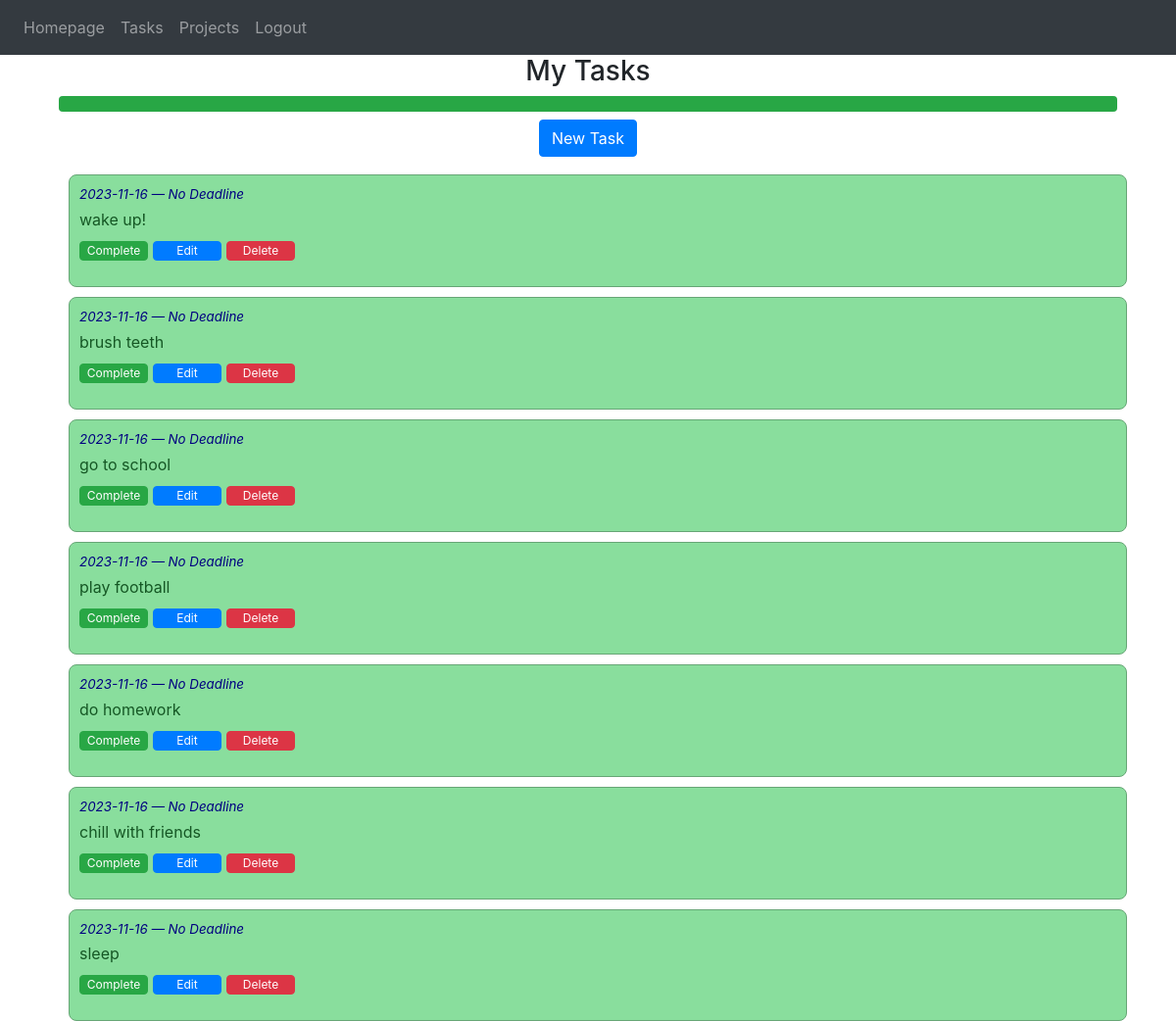
The page /tasks (signed in) on the database its author committed.
### website/models.py (models this page shows)
class Task(db.Model):
    id = db.Column(db.Integer, primary_key=True)
    assignee = db.Column(db.String(120))
    description = db.Column(db.String(9999))
    start_date = db.Column(db.DateTime(timezone=True), default=func.now)
    deadline = db.Column(db.DateTime(timezone=True), default=func.now)
    project_id = db.Column(db.Integer, db.ForeignKey('project.id'), nullable=False)
    completed = db.Column(db.Boolean, default=False)

### website/auth.py (the view)
@auth.route('/tasks')
@login_required
def tasks():
    def_project = get_default_project()
    tasks = def_project.tasks
    tasks.sort(key=lambda t: (not t.completed, t.id)) # sort tasks by 1: completion, 2: id
    total_tasks = len(tasks)
    completed_tasks = sum(1 for task in tasks if task.completed)
    progress_percentage = (completed_tasks / total_tasks) * 100 if total_tasks > 0 else 0
    return render_template('tasks.html', user=current_user, project=def_project, tasks=tasks, progress_percentage=progress_percentage)

### website/__init__.py (called while the page is built)
def create_app(testing=False):
    app = Flask(__name__)
    app.config['SECRET_KEY'] = 'abcd'
    app.config['SQLALCHEMY_DATABASE_URI'] = f'sqlite:///{DB_NAME}'
    if testing:
        app.config['SQLALCHEMY_DATABASE_URI'] = f'sqlite:///{TEST_DB_NAME}'
    db.init_app(app)
    from .views import views
    from .auth import auth
    app.register_blueprint(views, url_prefix='/')
    app.register_blueprint(auth, url_prefix='/')
    from .models import User, Task, Project
    with app.app_context():
        db.create_all()
    login_manager = LoginManager()
    login_manager.login_view = 'auth.login'
    login_manager.init_app(app)
    @login_manager.user_loader
    def load_user(id):
        return User.query.get(int(id))
    return app

### website/auth.py (called while the page is built)
def get_default_project():
    return Project.query.filter(Project.users.any(id=current_user.id), Project.is_default).first()

### website/templates/tasks.html (shortened to what this page needs)
{% extends "base.html" %}
{% block content %}
<h3 align="center">My Tasks</h3>
<div class="container">
    <div class="progress">
        <div id="progress-bar" class="progress-bar {% if progress_percentage == 100 %}bg-success{% endif %}" role="progressbar"
        style="width: {{ progress_percentage }}%;" aria-valuenow="{{ progress_percentage }}" aria-valuemin="0" aria-valuemax="100"></div>
    </div>
    <div align="center">
        <a class="nav-item nav-link" href="{{ url_for('auth.new_task', project_id=project.id) }}">
            <button class="btn btn-primary">New Task</button>
        </a>
    </div>
    <div class="tasks-container">
        {% for task in tasks %}
            <div class="task-box {% if task.completed %}task-completed{% endif %}">
                <p class="task-dates">{{ task.start_date.strftime('%Y-%m-%d') }} &mdash;
                    {% if task.deadline.strftime('%Y-%m-%d') == '9999-12-31' %}
                    No Deadline
                    {% else %}
                    {{ task.deadline.strftime('%Y-%m-%d') }}
                    {% endif %}
                </p>
                <p class="task-description">{{ task.description or "No description available" }}</p>
                <div class="task-actions">
                    <form action="{{ url_for('auth.complete_task', project_id=project.id, task_id=task.id) }}" method="post" style="display: inline;">
                        <button type="submit" class="btn btn-success btn-xsm">Complete</button>
                    </form>
                    <form action="{{ url_for('auth.edit_task', project_id=project.id, task_id=task.id) }}" method="post" style="display: inline;">
                        <button type="submit" class="btn btn-primary btn-xsm">Edit</button>
                    </form>
                    <form action="{{ url_for('auth.delete_task', project_id=project.id, task_id=task.id) }}" method="post" style="display: inline;">
                        <button type="submit" class="btn btn-danger btn-xsm">Delete</button>
                    </form>
                </div>
            </div>
        {% endfor %}
    </div>
</div>
{% endblock %}

### website/static/styles.css (style rules this page uses)
.btn-xsm { display: inline-block; width: 70px; height: 20px; padding: 0px 0px !important; font-size: 12px !important; text-align: center; cursor: pointer; margin-right: 5px; }
.tasks-container { display: flex; flex-direction: column; }
.task-box { border: 1px solid #ccc; border-radius: 8px; padding: 10px; margin: 10px; width: 100%; margin-bottom: 0px; box-sizing: border-box; }
.task-dates { font-style: italic; margin-bottom: 3px; color: navy; font-size: smaller; }
.task-description { margin-bottom: 10px; }
.task-actions { display: flex; }
.task-completed { background-color: rgb(137, 222, 157) !important; color: rgb(21, 87, 36) !important; border: 1px solid rgb(103, 166, 118) !important; padding: 10px; }

### rows shown on the page
Task: start_date "2023-11-16", shows "No Deadline", description "wake up!"
Task: start_date "2023-11-16", shows "No Deadline", description "brush teeth"
Task: start_date "2023-11-16", shows "No Deadline", description "go to school"
Task: start_date "2023-11-16", shows "No Deadline", description "play football"
Task: start_date "2023-11-16", shows "No Deadline", description "do homework"
Task: start_date "2023-11-16", shows "No Deadline", description "chill with friends"
Task: start_date "2023-11-16", shows "No Deadline", description "sleep"
